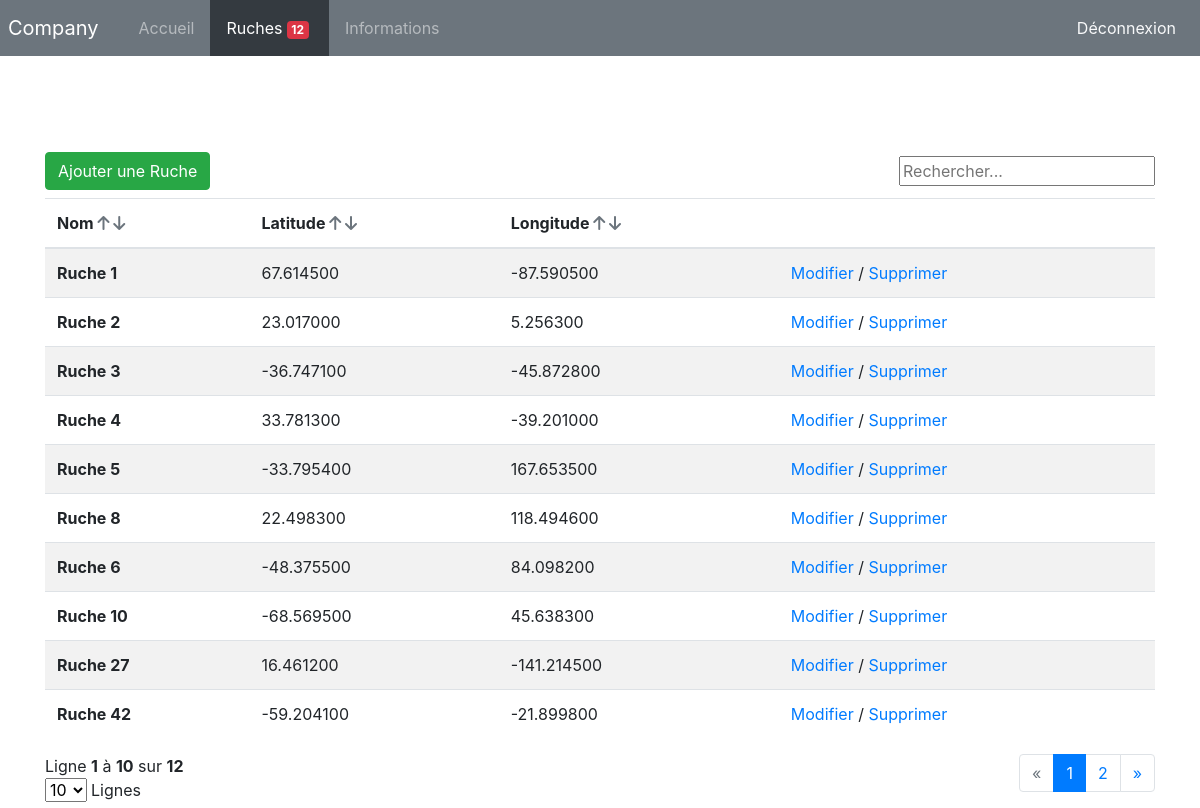
/?p=ruche, run on the app's committed database.
### tables this page shows
CREATE TABLE IF NOT EXISTS `ruche` (
  `id` int NOT NULL AUTO_INCREMENT,
  `nom` text NOT NULL,
  `latitude` decimal(8,6) NOT NULL,
  `longitude` decimal(9,6) NOT NULL,
  PRIMARY KEY (`id`)
);

### template/ruche/index_ruche.php (the view, shortened to what this page needs)
<div class="d-flex justify-content-between align-items-center">
  <a type="button" class="btn btn-success" href="/?p=ruche&f=add">Ajouter une Ruche</a>
  <form>
    <input type="text" placeholder="Rechercher..." id="search"/>
  </form>
</div>
<table class="table table-striped mt-2">
  <thead>
    <tr>
      <th scope="col d-flex justify-content-between" id="nom">
        Nom
        <span>
          <a href="/?p=ruche&tri=nom&direction=ASC"><i class="fas fa-arrow-up text-secondary"></i></a>
          <a href="/?p=ruche&tri=nom&direction=DESC"><i class="fas fa-arrow-down text-secondary"></i></a>
        </span>
      </th>
      <th scope="col" id="latitude" >
      Latitude
        <span>
          <a href="/?p=ruche&tri=latitude&direction=ASC"><i class="fas fa-arrow-up text-secondary"></i></a>
          <a href="/?p=ruche&tri=latitude&direction=DESC"><i class="fas fa-arrow-down text-secondary"></i></a>
        </span>
      </th>
      <th scope="col" id="longitude">
      Longitude
        <span>
          <a href="/?p=ruche&tri=longitude&direction=ASC"><i class="fas fa-arrow-up text-secondary"></i></a>
          <a href="/?p=ruche&tri=longitude&direction=DESC"><i class="fas fa-arrow-down text-secondary"></i></a>
        </span>
      </th>
      <th scope="col" ></th>
    </tr>
  </thead>
  <tbody>
    <?php foreach ($ruches as $key => $ruche): ?>
    <tr>
      <th scope="row"><?=$ruche['nom']?></th>
      <td><?=$ruche['latitude']?></td>
      <td><?=$ruche['longitude']?></td>
      <td>
          <a href="/?p=ruche&f=modify&id=<?=$ruche['id']?>">Modifier</a> /
          <a href="/?p=ruche&f=delete&id=<?=$ruche['id']?>">Supprimer</a>
      </td>
    </tr>
    <?php endforeach; ?>
  </tbody>
</table>
<div class="d-flex justify-content-between">
  <div>
    Ligne <?php
    echo '<b>'.(($pagination-1) * $limit + 1) . '</b> à <b>' .  (($pagination-1) * $limit + count($ruches)) . '</b> sur <b>' . $nbrRuche . '</b>';
    ?>
    <div class="d-flex align-items-center">
      <form action="/?p=ruche&f=nbLines" method="post" name="form_nbLines" id="form_nbLines">
        <select name="nbLines" class="form-select" id="nbLines">
          <option value="10">10</option>
        </select>
      </form>
      <div class="px-1">
        Lignes
      </div>
    </div>
  </div>
  <?php
    $prec = $pagination == 1 ? 1 : $pagination-1;
    $suiv = $pagination == ceil((intval($nbrRuche) / $limit)) ? $pagination : $pagination+1;
  ?>
  <nav aria-label="Page navigation">
    <ul class="pagination">
      <li class="page-item" id="prec">
        <a class="page-link" href="/?p=ruche&pagination=<?= $prec ;?>" aria-label="Previous">
          <span aria-hidden="true">&laquo;</span>
        </a>
      </li>
      <?php for ($i=1; $i < ((intval($nbrRuche) / $limit) + 1); $i++): ?>
        <li class="page-item number"><a class="page-link" href="/?p=ruche&pagination=<?= $i ;?>"><?= $i ;?></a></li>
      <?php endfor; ?>
      <li class="page-item" id="suiv">
        <a class="page-link" href="/?p=ruche&pagination=<?= $suiv ;?>" aria-label="Next">
          <span aria-hidden="true">&raquo;</span>
        </a>
      </li>
    </ul>
  </nav>
</div>

### public/index.php (shortened to what this page needs)
<?php
require '../src/connexionbdd.php';
$stmt = $dbh->prepare("SELECT count(id) as nb FROM `ruche`");
$stmt->execute();
$nbrRuche = $stmt->fetch();
if (isset($_GET['p'])) {
	$p = $_GET['p'];
}
else
{
	$p = 'home';
}
switch ($p) {
	case 'ruche':
		require '../src/controller/ruche.php';
		break;
}
$content = ob_get_clean();
require '../template/base.php';

### src/controller/ruche.php (shortened to what this page needs)
<?php
if (isset($_GET['f']))
{
    switch ($_GET['f']) {
        case 'add':
            add();
            break;
        case 'modify':
            modify();
            break;
        case 'delete':
            suppr();
            break;
        case 'nbLines':
            nbLines();
            break;
        default:
            header('Location:/?p=error');
            break;
    }
}
else
{
    index();
}
function index()
{
    require '../src/connexionbdd.php';
    $limit = 10;
    $pagination = 1;
    $triTarget = "id";
    $triDirection = "ASC";
    $sqlRequest = "SELECT * FROM `ruche`";
    $sqlRequestNb = $sqlRequest;
    $sqlRequest .= 'ORDER BY '. $triTarget .' ' . $triDirection;
    $sqlRequest .= ' LIMIT '.(($pagination-1) * $limit).','.$limit;
    $stmt = $dbh->prepare($sqlRequest);
    try {
        $stmt->execute();
        $ruches = $stmt->fetchAll(PDO::FETCH_ASSOC);
    } catch (Exception $e) {
        echo 'Exception reçue : ',  $e->getMessage(), "\n";
    }
    $stmt = $dbh->prepare($sqlRequestNb);
    $stmt->execute();
    $nbrRuche = $stmt->fetchAll(PDO::FETCH_ASSOC);
    $nbrRuche = count($nbrRuche);
    require('../template/ruche/index_ruche.php');
}
?>

### template/base.php (shortened to what this page needs)
<!DOCTYPE html>
<html lang="fr">
<head>
    <link rel="stylesheet" href="https://cdn.jsdelivr.net/npm/bootstrap@4.6.0/dist/css/bootstrap.min.css">
  </head>
<body>
    <header>
      <nav class="navbar navbar-expand-lg navbar-dark bg-secondary p-0">
          <span class="navbar-brand p-2">Company</span>
          <div class="collapse navbar-collapse" id="navbarNav">
                <ul class="navbar-nav me-auto mb-2 mb-md-0 w-100">
                <?php if ($p == 'home') :?>
                  <li class="nav-item p-2 bg-dark">
                      <a class="nav-link active" aria-current="page" href="/">Accueil</a>
                    <?php else :?>
                  <li class="nav-item p-2">
                      <a class="nav-link" aria-current="page" href="/">Accueil</a>
                    <?php endif ?>
                  </li>
                  <?php if ($p == 'ruche') :?>
                  <li class="nav-item p-2 bg-dark">
                    <a class="nav-link active" href="/?p=ruche">Ruches<span class="badge badge-danger mx-1"><?= $nbrRuche['nb'] ?></span></a>
                    <?php else :?>
                  <li class="nav-item p-2">
                      <a class="nav-link" href="/?p=ruche">Ruches<span class="badge badge-danger mx-1"><?= $nbrRuche['nb'] ?></span></a>
                    <?php endif ?>
                  </li>
                     <?php if ($p == 'information') :?>
                    <li class="nav-item p-2 bg-dark">
                      <a class="nav-link active" href="/?p=information">Informations</a>
                    <?php else :?>
                    <li class="nav-item p-2">
                      <a class="nav-link" href="/?p=information">Informations</a>
                    <?php endif ?>
                  </li>
                </ul>
                <span class="nav-item p-2">
                      <a class="nav-link text-light" href="#">Déconnexion</a>
                </span>
              </div>
          </nav>
    </header>
    <main class="pt-5">
        <div class="container pt-5">
            <?= $content ?>
        </div>
    </main>
</body>
</html>

### data on the page
ruche: nom "Ruche 1", latitude "67.614500", longitude "-87.590500"
ruche: nom "Ruche 2", latitude "23.017000", longitude "5.256300"
ruche: nom "Ruche 3", latitude "-36.747100", longitude "-45.872800"
ruche: nom "Ruche 4", latitude "33.781300", longitude "-39.201000"
ruche: nom "Ruche 5", latitude "-33.795400", longitude "167.653500"
ruche: nom "Ruche 8", latitude "22.498300", longitude "118.494600"
ruche: nom "Ruche 6", latitude "-48.375500", longitude "84.098200"
ruche: nom "Ruche 10", latitude "-68.569500", longitude "45.638300"
ruche: nom "Ruche 27", latitude "16.461200", longitude "-141.214500"
ruche: nom "Ruche 42", latitude "-59.204100", longitude "-21.899800"

### other printed values
$nbrRuche['nb'] "12"
$nbrRuche "12"
